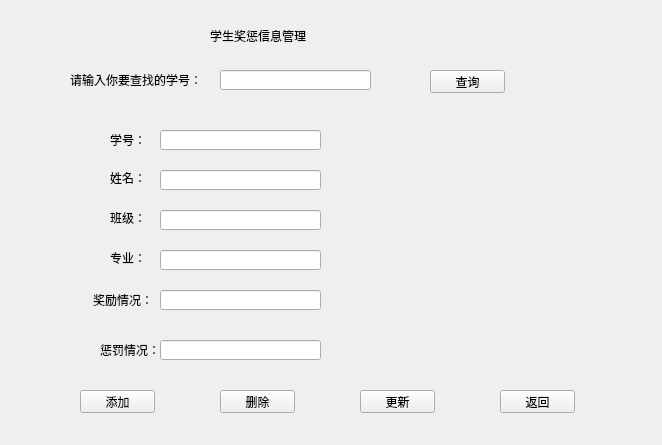
<?xml version="1.0" encoding="UTF-8"?>
<ui version="4.0">
 <class>awardmanage</class>
 <widget class="QWidget" name="awardmanage">
  <property name="geometry">
   <rect>
    <x>0</x>
    <y>0</y>
    <width>662</width>
    <height>445</height>
   </rect>
  </property>
  <property name="windowTitle">
   <string>Form</string>
  </property>
  <widget class="QLabel" name="label">
   <property name="geometry">
    <rect>
     <x>210</x>
     <y>20</y>
     <width>251</width>
     <height>31</height>
    </rect>
   </property>
   <property name="styleSheet">
    <string notr="true">font: 20pt &quot;Arial&quot;;</string>
   </property>
   <property name="text">
    <string>学生奖惩信息管理</string>
   </property>
  </widget>
  <widget class="QLabel" name="label_2">
   <property name="geometry">
    <rect>
     <x>70</x>
     <y>70</y>
     <width>131</width>
     <height>20</height>
    </rect>
   </property>
   <property name="text">
    <string>请输入你要查找的学号：</string>
   </property>
  </widget>
  <widget class="QPushButton" name="award_querypushButton">
   <property name="geometry">
    <rect>
     <x>430</x>
     <y>70</y>
     <width>75</width>
     <height>23</height>
    </rect>
   </property>
   <property name="text">
    <string>查询</string>
   </property>
  </widget>
  <widget class="QLineEdit" name="award_inputIDlineEdit">
   <property name="geometry">
    <rect>
     <x>220</x>
     <y>70</y>
     <width>151</width>
     <height>20</height>
    </rect>
   </property>
  </widget>
  <widget class="QLabel" name="label_3">
   <property name="geometry">
    <rect>
     <x>110</x>
     <y>130</y>
     <width>41</width>
     <height>20</height>
    </rect>
   </property>
   <property name="text">
    <string>学号：</string>
   </property>
  </widget>
  <widget class="QLabel" name="label_4">
   <property name="geometry">
    <rect>
     <x>110</x>
     <y>170</y>
     <width>31</width>
     <height>16</height>
    </rect>
   </property>
   <property name="text">
    <string>姓名：</string>
   </property>
  </widget>
  <widget class="QLabel" name="label_5">
   <property name="geometry">
    <rect>
     <x>110</x>
     <y>210</y>
     <width>41</width>
     <height>16</height>
    </rect>
   </property>
   <property name="text">
    <string>班级：</string>
   </property>
  </widget>
  <widget class="QLabel" name="label_6">
   <property name="geometry">
    <rect>
     <x>110</x>
     <y>250</y>
     <width>41</width>
     <height>16</height>
    </rect>
   </property>
   <property name="text">
    <string>专业：</string>
   </property>
  </widget>
  <widget class="QLabel" name="label_7">
   <property name="geometry">
    <rect>
     <x>93</x>
     <y>290</y>
     <width>61</width>
     <height>20</height>
    </rect>
   </property>
   <property name="text">
    <string>奖励情况：</string>
   </property>
  </widget>
  <widget class="QLabel" name="label_8">
   <property name="geometry">
    <rect>
     <x>100</x>
     <y>340</y>
     <width>61</width>
     <height>20</height>
    </rect>
   </property>
   <property name="text">
    <string>惩罚情况：</string>
   </property>
  </widget>
  <widget class="QLineEdit" name="outputIDlineEdit">
   <property name="geometry">
    <rect>
     <x>160</x>
     <y>130</y>
     <width>161</width>
     <height>20</height>
    </rect>
   </property>
  </widget>
  <widget class="QLineEdit" name="namelineEdit">
   <property name="geometry">
    <rect>
     <x>160</x>
     <y>170</y>
     <width>161</width>
     <height>20</height>
    </rect>
   </property>
  </widget>
  <widget class="QLineEdit" name="classlineEdit">
   <property name="geometry">
    <rect>
     <x>160</x>
     <y>210</y>
     <width>161</width>
     <height>20</height>
    </rect>
   </property>
  </widget>
  <widget class="QLineEdit" name="majorlineEdit">
   <property name="geometry">
    <rect>
     <x>160</x>
     <y>250</y>
     <width>161</width>
     <height>20</height>
    </rect>
   </property>
  </widget>
  <widget class="QLineEdit" name="awardlineEdit">
   <property name="geometry">
    <rect>
     <x>160</x>
     <y>290</y>
     <width>161</width>
     <height>20</height>
    </rect>
   </property>
  </widget>
  <widget class="QLineEdit" name="punishlineEdit">
   <property name="geometry">
    <rect>
     <x>160</x>
     <y>340</y>
     <width>161</width>
     <height>20</height>
    </rect>
   </property>
  </widget>
  <widget class="QPushButton" name="award_addpushButton">
   <property name="geometry">
    <rect>
     <x>80</x>
     <y>390</y>
     <width>75</width>
     <height>23</height>
    </rect>
   </property>
   <property name="text">
    <string>添加</string>
   </property>
  </widget>
  <widget class="QPushButton" name="award_deletepushButton">
   <property name="geometry">
    <rect>
     <x>220</x>
     <y>390</y>
     <width>75</width>
     <height>23</height>
    </rect>
   </property>
   <property name="text">
    <string>删除</string>
   </property>
  </widget>
  <widget class="QPushButton" name="award_updatepushButton">
   <property name="geometry">
    <rect>
     <x>360</x>
     <y>390</y>
     <width>75</width>
     <height>23</height>
    </rect>
   </property>
   <property name="text">
    <string>更新</string>
   </property>
  </widget>
  <widget class="QPushButton" name="award_backpushButton">
   <property name="geometry">
    <rect>
     <x>500</x>
     <y>390</y>
     <width>75</width>
     <height>23</height>
    </rect>
   </property>
   <property name="text">
    <string>返回</string>
   </property>
  </widget>
 </widget>
 <resources/>
 <connections/>
</ui>
